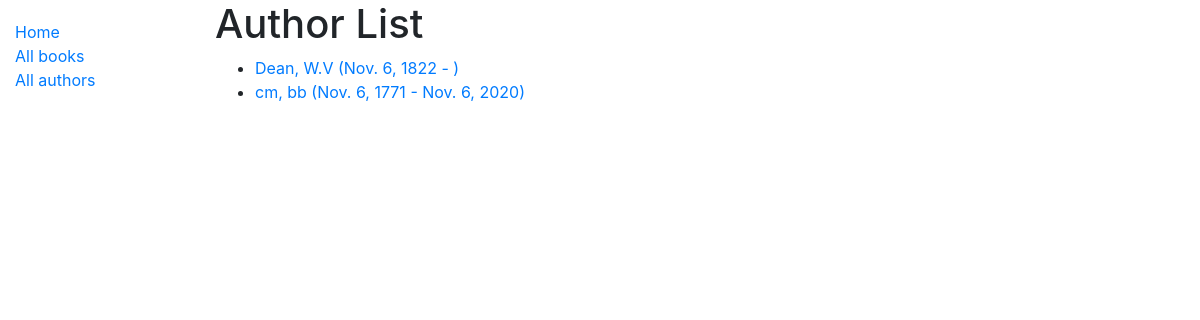
/catalog/author/, run on the app's committed database.
### catalog/models.py (models this page shows)
class Author(models.Model):
    first_name = models.CharField(max_length=100)
    last_name = models.CharField(max_length=100)
    date_of_birth = models.DateField(null=True, blank=True)
    date_of_death = models.DateField('Died', null=True, blank=True)
    class Meta:
        ordering = ['last_name', 'first_name']
    def get_absolute_url(self):
        return reverse('author-detail', args=[str(self.id)])
    def __str__(self):
        return f'{self.last_name}, {self.first_name}'

### catalog/views.py (the view)
# urls.py: path('author/', views.AuthorListView.as_view(), name='authors'),
class AuthorListView(generic.ListView):
    model = Author
    template_name = 'author_list.html'
    paginate_by = 2
    def get_queryset(self):
        return Author.objects.all()
    def get_context_data(self, **kwargs):
        context = super(AuthorListView, self).get_context_data(**kwargs)
        context['some_data'] = 'This is just some data'
        return context

### catalog/templates/author_list.html
{% extends "base_generic.html" %}
{% block content %}
  <h1>Author List</h1>
  {% if author_list %}
  <ul>
    {% for author in author_list %}
      <li>
        <a href="{{ author.get_absolute_url }}">
            {{ author }} ({% if author.date_of_birth %}{{ author.date_of_birth }}{% endif %} - {% if author.date_of_death %}{{ author.date_of_death }}{% endif %})</a>
      </li>
    {% endfor %}
  </ul>
  {% else %}
    <p>There are no authors in the library.</p>
  {% endif %}
{% endblock %}

### data on the page
Author: last_name+first_name "Dean, W.V", date_of_birth "Nov. 6, 1822"
Author: last_name+first_name "cm, bb", date_of_birth "Nov. 6, 1771", date_of_death "Nov. 6, 2020"
